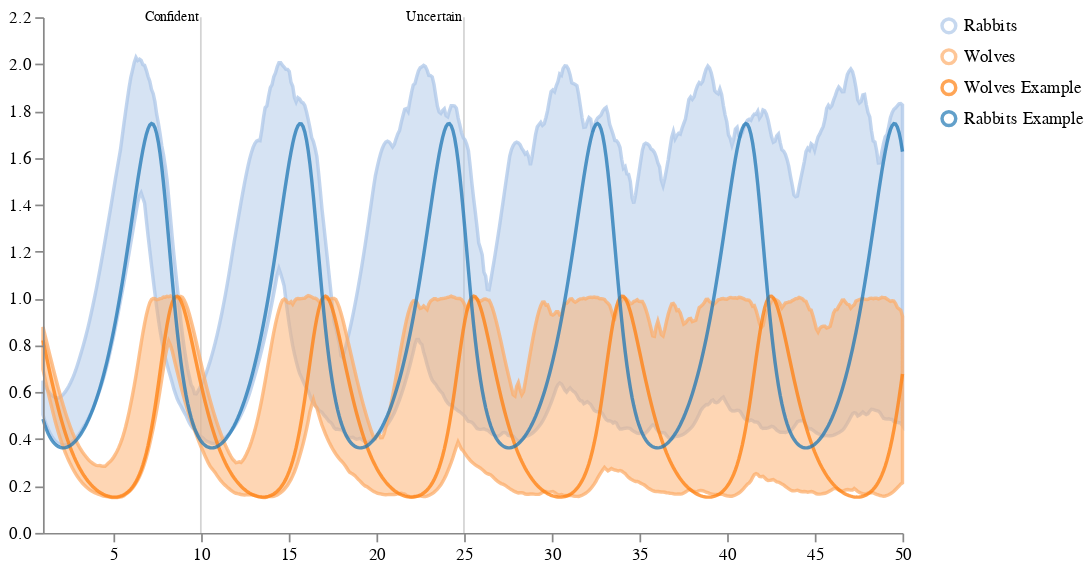

Notebook code cell kept with this figure:
### Code cell
exemplars = prior_samples[prior_samples["sample_id"] == 0]
wolves = exemplars.set_index("timepoint_years")["Wolves_sol"].rename("Wolves Example")
rabbits = exemplars.set_index("timepoint_years")["Rabbits_sol"].rename("Rabbits Example")
traces = pd.concat([wolves, rabbits], axis="columns")
nice_labels={"Rabbits_sol": "Rabbits", "Wolves_sol": "Wolves"}
colors = {"Rabbits": "#aec7e8", 
          "Wolves": "#fdae6b",  
          "Wolves Example": "#ff7f0e",
          "Rabbits Example": "#1f77b4",
          "trash": "black", 
          "gamma": None}

schema = plots.trajectories(prior_samples,
                           traces=traces, 
                           relabel=nice_labels,
                           colors=colors,
                           markers={"Confident": 10, "Uncertain": 25}
                           )
schema = plots.pad(schema, 5)
plots.save_schema(schema, "_schema.json")
plots.ipy_display(schema)

### Figure 1 — Vega specification as saved in the notebook (floating-point values rounded to 4 significant figures; data arrays with more than 128 entries replaced by an {"elided": "..."} marker saying what was removed)
{"$schema": "https://vega.github.io/schema/vega/v5.json", "axes": [{"name": "x_axis", "orient": "bottom", "scale": "xscale", "zindex": 100}, {"name": "y_axis", "orient": "left", "scale": "yscale", "zindex": 100}], "data": [{"name": "distributions", "values": {"elided": "1000 records"}}, {"name": "traces", "transform": [{"expr": "isValid(datum.value)", "type": "filter"}], "values": {"elided": "1000 records"}}, {"name": "points", "values": []}, {"name": "markers", "values": [{"label": "Confident", "timepoint": 10}, {"label": "Uncertain", "timepoint": 25}]}, {"name": "selected", "on": [{"remove": true, "trigger": "clear"}, {"remove": true, "trigger": "!shift"}, {"insert": "clicked", "trigger": "!shift && clicked"}, {"toggle": "clicked", "trigger": "shift && clicked"}]}], "height": 300, "legends": [{"encode": {"labels": {"interactive": true, "name": "legendLabel", "update": {"opacity": [{"test": "!length(data('selected')) || indata('selected', 'value', datum.value)", "value": 1}, {"value": 0.25}]}}, "symbols": {"interactive": true, "name": "legendSymbol", "update": {"fill": {"value": "transparent"}, "opacity": [{"test": "!length(data('selected')) || indata('selected', 'value', datum.value)", "value": 0.7}, {"value": 0.15}], "size": {"value": 64}, "strokeWidth": {"value": 2}}}}, "name": "color_legend", "stroke": "color"}], "marks": [{"from": {"facet": {"data": "points", "groupby": "trajectory", "name": "points_split"}}, "marks": [{"encode": {"hover": {"fillOpacity": {"value": 0.9}}, "update": {"fill": {"field": "trajectory", "scale": "color"}, "fillOpacity": [{"test": "!length(data('selected')) || indata('selected', 'value', datum.trajectory)", "value": 0.5}, {"value": 0.15}], "size": {"value": 10}, "stroke": {"field": "trajectory", "scale": "color"}, "strokeOpacity": [{"test": "!length(data('selected')) || indata('selected', 'value', datum.trajectory)", "value": 0.75}, {"value": 0.15}], "strokeWidth": {"value": 2}, "tooltip": {"field": "value"}, "x": {"field": "timepoint", "scale": "xscale"}, "y": {"field": "value", "scale": "yscale"}}}, "from": {"data": "points"}, "name": "_points_symbol", "type": "symbol", "zindex": 3}, {"encode": {"hover": {"fillOpacity": {"value": 0.9}}, "update": {"interpolate": {"value": "linear"}, "stroke": {"field": "trajectory", "scale": "color"}, "strokeOpacity": [{"test": "!length(data('selected')) || indata('selected', 'value', datum.trajectory)", "value": 0.3}, {"value": 0.1}], "strokeWidth": {"value": 2}, "x": {"field": "timepoint", "scale": "xscale"}, "y": {"field": "value", "scale": "yscale"}}}, "from": {"data": "points"}, "name": "_points_line", "type": "line", "zindex": 3}], "name": "_points", "type": "group", "zindex": 3}, {"from": {"facet": {"data": "traces", "groupby": "trajectory", "name": "traces_split"}}, "marks": [{"encode": {"hover": {"fillOpacity": {"value": 0.9}}, "update": {"interpolate": {"value": "linear"}, "stroke": {"field": "trajectory", "scale": "color"}, "strokeOpacity": [{"test": "!length(data('selected')) || indata('selected', 'value', datum.trajectory)", "value": 0.75}, {"value": 0.15}], "strokeWidth": {"value": 2}, "x": {"field": "timepoint", "scale": "xscale"}, "y": {"field": "value", "scale": "yscale"}}}, "from": {"data": "traces_split"}, "name": "_traces_lines", "type": "line"}], "name": "_traces", "type": "group", "zindex": 2}, {"from": {"facet": {"data": "distributions", "groupby": "trajectory", "name": "trajectory_split"}}, "marks": [{"encode": {"hover": {"fillOpacity": {"value": 0.9}}, "update": {"fill": {"field": "trajectory", "scale": "color"}, "fillOpacity": [{"test": "!length(data('selected')) || indata('selected', 'value', datum.trajectory)", "value": 0.5}, {"value": 0.15}], "interpolate": {"value": "linear"}, "stroke": {"field": "trajectory", "scale": "color"}, "strokeOpacity": [{"test": "!length(data('selected')) || indata('selected', 'value', datum.trajectory)", "value": 0.75}, {"value": 0.15}], "strokeWidth": {"value": 2}, "x": {"field": "timepoint", "scale": "xscale"}, "y": {"field": "upper", "scale": "yscale"}, "y2": {"field": "lower", "scale": "yscale"}}}, "from": {"data": "trajectory_split"}, "type": "area"}], "name": "_distributions", "type": "group", "zindex": 1}, {"marks": [{"encode": {"enter": {"stroke": {"value": "lightgray"}}, "update": {"opacity": {"value": 1}, "x": {"field": "timepoint", "scale": "xscale"}, "y": {"signal": "height"}, "y2": {"value": 0}}}, "from": {"data": "markers"}, "name": "_marker text", "type": "rule"}, {"encode": {"enter": {"fontSize": {"value": 8}, "text": {"field": "datum.label"}, "y": {"value": 0}}}, "from": {"data": "_marker text"}, "name": "_marker flags", "transform": [{"as": ["x", "_y", "opacity", "align", "baseline"], "lineAnchor": "start", "offset": [1], "size": {"signal": "[width, height]"}, "type": "label"}], "type": "text"}], "name": "_markers", "type": "group"}], "padding": 5, "scales": [{"domain": {"fields": [{"data": "distributions", "field": "timepoint"}, {"data": "traces", "field": "timepoint"}, {"data": "points", "field": "timepoint"}, {"data": "markers", "field": "timepoint"}]}, "name": "xscale", "range": "width", "type": "linear", "zero": false}, {"domain": {"fields": [{"data": "distributions", "field": "lower"}, {"data": "distributions", "field": "upper"}, {"data": "traces", "field": "value"}, {"data": "points", "field": "value"}]}, "name": "yscale", "nice": true, "range": "height", "type": "linear", "zero": true}, {"domain": ["Rabbits", "Wolves", "Wolves Example", "Rabbits Example"], "name": "color", "range": ["#aec7e8", "#fdae6b", "#ff7f0e", "#1f77b4"], "type": "ordinal"}], "signals": [{"name": "clear", "on": [{"events": "mouseup[!event.item]", "force": true, "update": "true"}], "value": true}, {"name": "shift", "on": [{"events": "@legendSymbol:click, @legendLabel:click", "force": true, "update": "event.shiftKey"}], "value": false}, {"name": "clicked", "on": [{"events": "@legendSymbol:click, @legendLabel:click", "force": true, "update": "{value: datum.value}"}], "value": null}], "width": 500}
